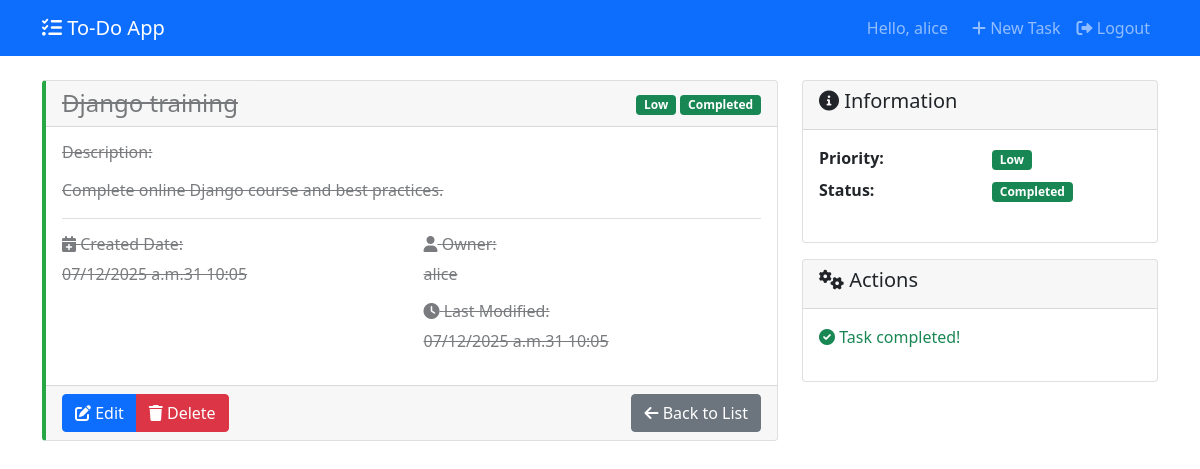
The app's page /task/4/ (signed in) with its own data.
### tasks/models.py (models this page shows, shortened)
class Task(models.Model):
    PRIORITY_CHOICES = [
        ('low', 'Low'),
        ('normal', 'Normal'),
        ('high', 'High'),
    ]
    STATUS_CHOICES = [
        ('todo', 'To Do'),
        ('in_progress', 'In Progress'),
        ('completed', 'Completed'),
    ]
    user = models.ForeignKey(
        User,
        on_delete=models.CASCADE,
        verbose_name="User",
        help_text="Task owner"
    )
    title = models.CharField(
        max_length=255,
        verbose_name="Title",
        help_text="Task title"
    )
    description = models.TextField(
        blank=True,
        null=True,
        verbose_name="Description",
        help_text="Detailed task description (optional)"
    )
    priority = models.CharField(
        max_length=10,
        choices=PRIORITY_CHOICES,
        default='normal',
        verbose_name="Priority",
        help_text="Task priority level"
    )
    due_date = models.DateField(
        blank=True,
        null=True,
        verbose_name="Due Date",
        help_text="Task deadline (optional)"
    )
    status = models.CharField(
        max_length=15,
        choices=STATUS_CHOICES,
        default='todo',
        verbose_name="Status",
        help_text="Task progress status"
    )
    created_date = models.DateTimeField(
        auto_now_add=True,
        verbose_name="Created Date"
    )
    modified_date = models.DateTimeField(
        auto_now=True,
        verbose_name="Modified Date"
    )
    class Meta:
        verbose_name = "Task"
        verbose_name_plural = "Tasks"
        ordering = ['-created_date']

### tasks/views.py (the view)
# urls.py: path('task/<int:pk>/', views.TaskDetailView.as_view(), name='task_detail'),
class TaskDetailView(LoginRequiredMixin, DetailView):
    model = Task
    template_name = 'tasks/task_detail.html'
    context_object_name = 'task'
    login_url = reverse_lazy('login')
    def get_queryset(self):
        return Task.objects.filter(user=self.request.user)

### templates/tasks/task_detail.html (shortened to what this page needs)
{% extends 'base.html' %}
{% block content %}
<div class="row">
    <div class="col-md-8">
        <div class="card priority-{{ task.priority }}">
            <div class="card-header d-flex justify-content-between align-items-center">
                <h4 class="mb-0 {% if task.status == 'completed' %}status-completed{% endif %}">
                    {{ task.title }}
                </h4>
                <div>
                    <span class="badge bg-{% if task.priority == 'high' %}danger{% elif task.priority == 'normal' %}warning{% else %}success{% endif %}">
                        {{ task.get_priority_display }}
                    </span>
                    <span class="badge bg-{% if task.status == 'completed' %}success{% elif task.status == 'in_progress' %}info{% else %}secondary{% endif %}">
                        {{ task.get_status_display }}
                    </span>
                </div>
            </div>
            <div class="card-body {% if task.status == 'completed' %}status-completed{% endif %}">
                {% if task.description %}
                    <h6>Description:</h6>
                    <p class="card-text">{{ task.description|linebreaks }}</p>
                {% else %}
                    <p class="text-muted"><em>No description provided</em></p>
                {% endif %}
                <hr>
                <div class="row">
                    <div class="col-md-6">
                        <h6><i class="fas fa-calendar-plus"></i> Created Date:</h6>
                        <p>{{ task.created_date|date:"m/d/Y at H:i" }}</p>
                    </div>
                    <div class="col-md-6">
                        <h6><i class="fas fa-user"></i> Owner:</h6>
                        <p>{{ task.user.username }}</p>
                        <h6><i class="fas fa-clock"></i> Last Modified:</h6>
                        <p>{{ task.modified_date|date:"m/d/Y at H:i" }}</p>
                    </div>
                </div>
            </div>
            <div class="card-footer">
                <div class="btn-group">
                    <a href="{% url 'task_update' task.pk %}" class="btn btn-primary">
                        <i class="fas fa-edit"></i> Edit
                    </a>
                    <a href="{% url 'task_delete' task.pk %}" class="btn btn-danger">
                        <i class="fas fa-trash"></i> Delete
                    </a>
                </div>
                <a href="{% url 'task_list' %}" class="btn btn-secondary float-end">
                    <i class="fas fa-arrow-left"></i> Back to List
                </a>
            </div>
        </div>
    </div>
    <div class="col-md-4">
        <div class="card">
            <div class="card-header">
                <h5><i class="fas fa-info-circle"></i> Information</h5>
            </div>
            <div class="card-body">
                <dl class="row">
                    <dt class="col-sm-6">Priority:</dt>
                    <dd class="col-sm-6">
                        <span class="badge bg-{% if task.priority == 'high' %}danger{% elif task.priority == 'normal' %}warning{% else %}success{% endif %}">
                            {{ task.get_priority_display }}
                        </span>
                    </dd>
                    <dt class="col-sm-6">Status:</dt>
                    <dd class="col-sm-6">
                        <span class="badge bg-{% if task.status == 'completed' %}success{% elif task.status == 'in_progress' %}info{% else %}secondary{% endif %}">
                            {{ task.get_status_display }}
                        </span>
                    </dd>
                </dl>
            </div>
        </div>
        <div class="card mt-3">
            <div class="card-header">
                <h5><i class="fas fa-cogs"></i> Actions</h5>
            </div>
            <div class="card-body">
                {% if task.status != 'completed' %}
                    <p class="text-muted">Quick actions for this task:</p>
                    {% if task.status == 'todo' %}
                        <a href="{% url 'task_update' task.pk %}" class="btn btn-info btn-sm w-100 mb-2">
                            <i class="fas fa-play"></i> Mark In Progress
                        </a>
                    {% endif %}
                    <a href="{% url 'task_update' task.pk %}" class="btn btn-success btn-sm w-100">
                        <i class="fas fa-check"></i> Mark Completed
                    </a>
                {% else %}
                    <p class="text-success">
                        <i class="fas fa-check-circle"></i> Task completed!
                    </p>
                {% endif %}
            </div>
        </div>
    </div>
</div>
{% endblock %}

### templates/base.html (shortened to what this page needs)
<!DOCTYPE html>
<html lang="en">
<head>
    <link href="https://cdn.jsdelivr.net/npm/bootstrap@5.1.3/dist/css/bootstrap.min.css" rel="stylesheet">
    <link href="https://cdnjs.cloudflare.com/ajax/libs/font-awesome/6.0.0/css/all.min.css" rel="stylesheet">
</head>
<body>
    <nav class="navbar navbar-expand-lg navbar-dark bg-primary">
        <div class="container">
            <a class="navbar-brand" href="{% url 'task_list' %}">
                <i class="fas fa-tasks"></i> To-Do App
            </a>
            {% if user.is_authenticated %}
                <div class="navbar-nav ms-auto">
                    <span class="navbar-text me-3">
                        Hello, {{ user.username }}
                    </span>
                    <a class="nav-link" href="{% url 'task_create' %}">
                        <i class="fas fa-plus"></i> New Task
                    </a>
                    <a class="nav-link" href="{% url 'logout' %}">
                        <i class="fas fa-sign-out-alt"></i> Logout
                    </a>
                </div>
            {% endif %}
        </div>
    </nav>
    <div class="container mt-4">
        {% block content %}
        {% endblock %}
    </div>
</body>
</html>

### templates/base.html (style rules this page uses)
.priority-low { border-left: 4px solid #28a745; }
.status-completed { opacity: 0.6; text-decoration: line-through; }

### records on screen
Task: title "Django training", priority "Low", status "Completed", description "Complete online Django course and best practices.", created_date "07/12/2025 a.m.31 10:05", user.username "alice", modified_date "07/12/2025 a.m.31 10:05"

### other values on screen
{{ user.username }} "alice"
